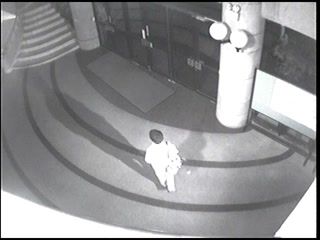
#> input picture data/frames/ABODA/video5/frm_00062.jpg, 320 x 240 px, found by its file name; its folder holds 4 pictures in this run
$ python main.py   (older library calls are emulated)
#> lines starting #> are read from the running program, lines starting #| are printed output that depends on the picture; after the words box and inside, x2 and y2 are one past the last pixel; in counts of white or black regions, pixels touching at a corner belong together
import os
import cv2
import fnmatch
import numpy as np
import imutils


def drawBoundingBoxes(labels, stats, frame):
	for l in labels:
		x = stats[l, cv2.CC_STAT_LEFT]
		y = stats[l, cv2.CC_STAT_TOP]
		w = stats[l, cv2.CC_STAT_WIDTH]
		h = stats[l, cv2.CC_STAT_HEIGHT]
		cv2.putText(frame,'%s'%('CheckObject'), (x,y),cv2.FONT_HERSHEY_SIMPLEX, 1, (255,255,255), 2 )
		cv2.rectangle(frame, (x, y), (x + w, y + h), (0, 0, 255), 3)

def findConnectedComponents(frame, components_area_lower, components_area_upper):
	connected_components = cv2.connectedComponentsWithStats(frame, 4, cv2.CV_8S) #List of Connected Components background
	num_connected_components = connected_components[0]
	connected_components_labels = list(range(1, num_connected_components)) #--> List of components labels
	connected_components_stats = connected_components[2]			# Stats of labels
	connected_components_labels = list(filter(lambda x: connected_components_stats[x, cv2.CC_STAT_AREA] > components_area_lower and connected_components_stats[x, cv2.CC_STAT_AREA] < components_area_upper , connected_components_labels))
	return connected_components_labels, connected_components_stats, num_connected_components

def main():
	diff_dir = '../data/diff/video5/'
	frm_dir = '../data/frames/video5/'
	sub_dir = '../data/subtract/video5/'
	bg_dir = '../data/bg/video5/'
	detected_dir = '../data/detected/video5'


	frm_files = sorted(fnmatch.filter(os.listdir(frm_dir), '*.jpg'))

	frame_0 = cv2.imread(os.path.join(frm_dir, frm_files[0]))
#> frame_0 is the input picture: shape (240, 320, 3); mean B, G, R 146.2, 144.6, 144.5

	fgbg = cv2.createBackgroundSubtractorMOG2()


	kernel = cv2.getStructuringElement(cv2.MORPH_RECT, (5, 5))

	total_bg_connected_components_past = 0
	total_fg_connected_components_past = 0
	frame_number = 2
	check_window = int(0.5 * len(frm_files[1:]))
	frames_to_check = dict()
	diff = np.zeros(frame_0.shape, np.uint8)
	components_area_lower = 10
	components_area_upper = 200
	total_frames = len(frm_files[1:])


	for frm_file in frm_files[1:]:
		# fgmask = fgbg.apply(frame_0)
		frame_t = cv2.imread(os.path.join(frm_dir, frm_file))
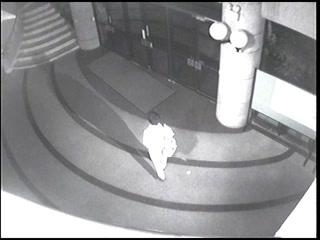
#> input picture data/frames/ABODA/video5/frm_00076.jpg, 320 x 240 px, found by its file name
#> frame_t is the input picture: shape (240, 320, 3); mean B, G, R 146, 144.6, 144.4
		bkg = fgbg.getBackgroundImage() #---> Get Background Image

		fgmask = fgbg.apply(frame_t) # Find the foreground mask
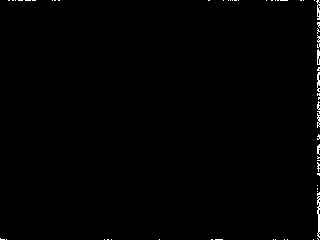
#> fgmask: shape (240, 320); values 127 (black) and 255 (white), 0.62% white in thin lines or dots

		#Thresholding : Foreground Mask
		fgmask[fgmask < 128] = 0
#> fgmask: shape (240, 320); 0.62% white in thin lines or dots
		fgmask[fgmask != 0] = 255

		fgmask = cv2.morphologyEx(fgmask, cv2.MORPH_CLOSE, kernel)
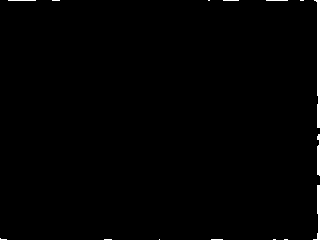
#> fgmask: shape (240, 320); 0.99% white; 15 white regions (10 under 20 px), largest, box (x1, y1, x2, y2) and area: (314, 0, 320, 128) 380, (313, 185, 320, 240) 150, (317, 134, 320, 176) 111, (8, 0, 36, 1) 28, (266, 0, 288, 1) 22
		fgmask_rgb = cv2.cvtColor(fgmask, cv2.COLOR_GRAY2RGB) # Convert to same channel to Stack with frame + bkg image

		# Get Forground Connected Components
		connected_components_labels_fg, connected_components_stats_fg, num_connected_components_fg = findConnectedComponents(fgmask, components_area_lower, components_area_upper)
#> in findConnectedComponents, `num_connected_components = connected_components[0]`: num_connected_components = 16
#> in findConnectedComponents, `connected_components_stats = connected_components[2]`: connected_components_stats = 16 rows, first 6: [0, 0, 320, 240, 76043], [8, 0, 28, 1, 28], [52, 0, 8, 1, 8], [208, 0, 2, 1, 2], [223, 0, 16, 1, 16], [266, 0, 22, 1, 22]
#> in findConnectedComponents, `connected_components_labels = list(filter(lambda x: connected_componen..`: connected_components_labels = [1, 4, 5, 8, 9, 13]
#> connected_components_labels_fg = [1, 4, 5, 8, 9, 13]; connected_components_stats_fg has the same summary as connected_components_stats in findConnectedComponents; num_connected_components_fg = 16


		# Get Background Connected Components
		if bkg is not None:
			bkg_Canny = cv2.Canny(bkg, 10, 200)
			connected_components_labels_bg, connected_components_stats_bg, num_connected_components_bg = findConnectedComponents(bkg_Canny, components_area_lower, components_area_upper)


			# If current bg components is greater than the past bg components then we add the current frame as a suspected frame to our dict
			if ( total_bg_connected_components_past < len(connected_components_labels_bg) ):
				total_bg_connected_components_past = len(connected_components_labels_bg)
				#print(total_bg_connected_components_past)
				suspected_frame = frame_number + check_window
				frames_to_check.update({suspected_frame: (bkg, frame_number) })

			# If current bg components is greater than the past bg components then we add the current frame as a suspected frame to our dict
			'''
			if ( total_fg_connected_components_past <= len(connected_components_labels_fg) ):
				total_fg_connected_components_past = len(connected_components_labels_fg)
				#print(total_fg_connected_components_past)
				suspected_frame = frame_number + check_window
				frames_to_check.update({suspected_frame: (bkg, frame_number) })
			'''


			if (frame_number in frames_to_check): # If the frame we are in is a suspected frame, we check the no. of connected components
				bkg_t_minus_n, frame_past = frames_to_check.get(frame_number)
				diff = cv2.absdiff(bkg_t_minus_n, bkg)
				diff_canny = cv2.Canny(diff, 10, 100)
				connected_components_labels_diff, connected_components_stats_diff, num_connected_components_diff = findConnectedComponents(diff_canny, components_area_lower, components_area_upper)
				drawBoundingBoxes(connected_components_labels_diff, connected_components_stats_diff, frame_t)
				print(str(frame_past) + " " + str(frame_number))
				cv2.imwrite(os.path.join(diff_dir, frm_file), diff)
				results = np.hstack((frame_t, bkg, bkg_t_minus_n, diff))
				cv2.imwrite(os.path.join(detected_dir, frm_file), results)


			fgmask_rgb = np.hstack((frame_t, fgmask_rgb, bkg,  diff))

		if bkg is not None:
			cv2.imwrite(os.path.join(bg_dir, frm_file), bkg)


		cv2.imshow('frame', fgmask_rgb)

		frame_number += 1

		k = cv2.waitKey(1)
#> (key q is pressed here)

		if k  == ord('q'):
			break


if __name__ == '__main__':
	main()
